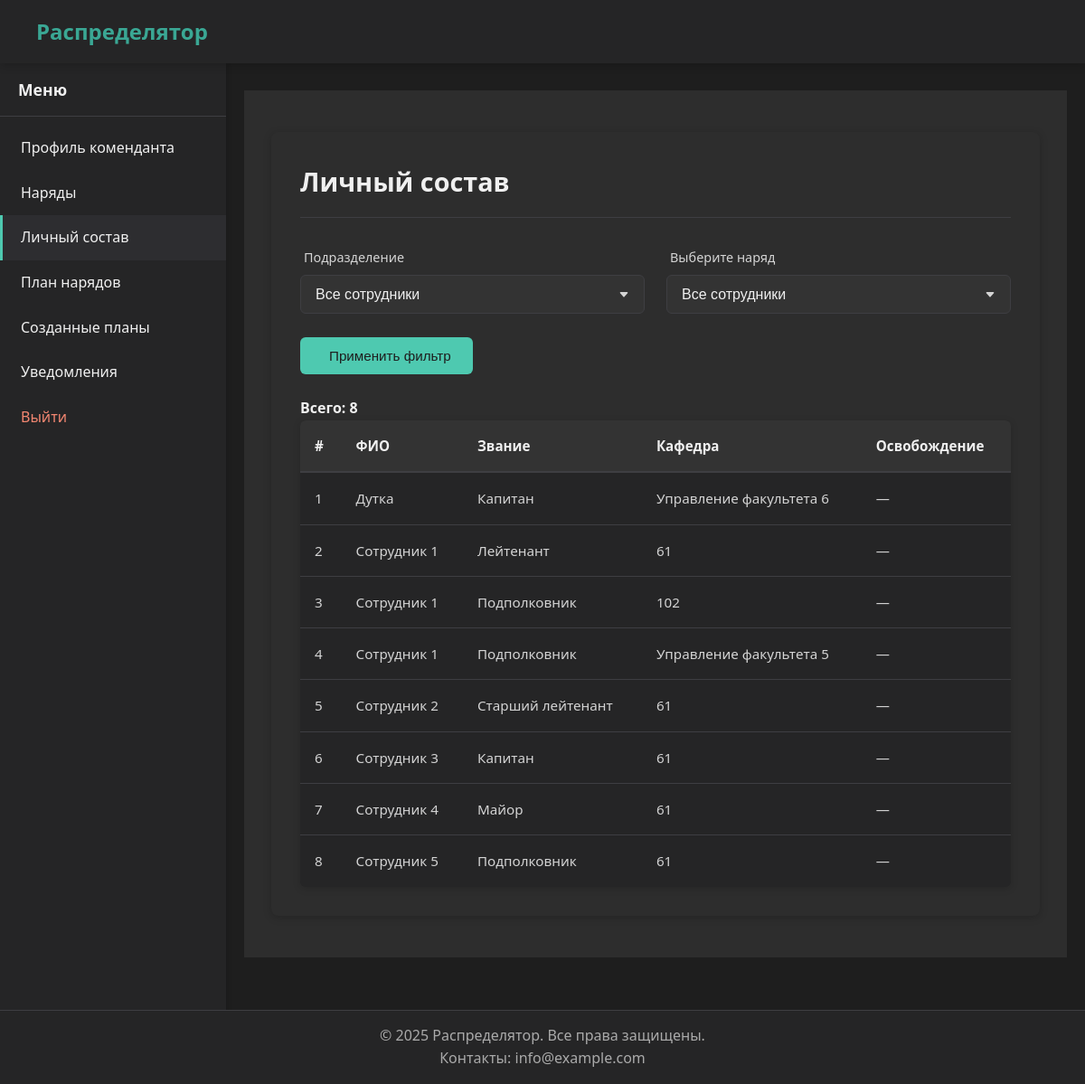
The page /commandant/staff/ (signed in) on the database its author committed.
### people/models.py (models this page shows, shortened)
class People(models.Model):
    full_name = models.CharField('ФИО', max_length=100)
    faculty = models.ForeignKey(
        Faculty,
        verbose_name='Факультет',
        on_delete=models.SET_NULL,
        null=True,
        blank=True
    )
    department = models.ForeignKey(
        Department,
        verbose_name='Кафедра',
        on_delete=models.SET_NULL,
        null=True,
        blank=True
    )
    rank = models.ForeignKey(
        Rank,
        verbose_name='Звание',
        on_delete=models.PROTECT
    )
    last_duty_date = models.DateField(
        'Дата последнего наряда',
        null=True,
        blank=True
    )
    workload = models.FloatField(
        'Нагрузка',
        default=0.0
    )
    class Meta:
        verbose_name = 'Человек'
        verbose_name_plural = 'Люди'
        ordering = ['full_name']

### rank/models.py (models this page shows)
class Rank(models.Model):
    rank = models.CharField('Звание', max_length=30, unique=True)
    class Meta:
        verbose_name = 'Звание'
        verbose_name_plural = 'Звания'
    def __str__(self):
        return self.rank

### unit/models.py (models this page shows)
class Department(models.Model):
    name = models.CharField(max_length=20, verbose_name="Название кафедры", unique=True)
    faculty = models.ForeignKey(
        'Faculty',
        on_delete=models.SET_NULL,
        null=True,
        blank=True,
        verbose_name="Факультет",
        related_name="departments"
    )
    class Meta:
        verbose_name = 'Кафедра'
        verbose_name_plural = 'Кафедры'
    def __str__(self):
        if self.faculty:
            return f"{self.name}"
        return self.name

### commandant/views.py (the view, shortened to what this page needs)
# urls.py: path('staff/', views.CommandantStaffListView.as_view(), name='staff'),
class CommandantStaffListView(IsCommandantMixin, TemplateView):
    template_name = 'profiles/commandant/staff/list.html'
    def get_context_data(self, **kwargs):
        context = super().get_context_data(**kwargs)
        unit_id = self.request.GET.get('unit')
        duty_id = self.request.GET.get('duty')
        faculties = Faculty.objects.annotate(
            staff_count=Count('departments__people')
        ).order_by('name')
        departments_without_faculty = Department.objects.filter(faculty__isnull=True).annotate(
            staff_count=Count('people')
        ).order_by('name')
        units = []
        for f in faculties:
            unit_entry = {
                'type': 'faculty',
                'id': f'id_f_{f.id}',
                'name': f'{f.name} факультет',
                'staff_count': f.staff_count,
                'is_selected': f'id_f_{f.id}' == unit_id,
            }
            units.append(unit_entry)
        for d in departments_without_faculty:
            unit_entry = {
                'type': 'department',
                'id': f'id_d_{d.id}',
                'name': f'{d.name} кафедра',
                'staff_count': d.staff_count,
                'is_selected': f'id_d_{d.id}' == unit_id,
            }
            units.append(unit_entry)
        staff = People.objects.select_related('department', 'rank')
        if duty_id:
            staff = staff.filter(department_duty_permissions__duty_id=duty_id).distinct()
        today = timezone.now().date()
        table_items = []
        for idx, person in enumerate(staff, start=1):
            missing = DepartmentMissing.objects.filter(
                person=person,
                start_date__lte=today,
                end_date__gte=today
            ).first()
            missing_info = '-'
            if missing:
                missing_info = f"{missing.get_reason_display()} ({missing.start_date.strftime('%d.%m')} – {missing.end_date.strftime('%d.%m')})"
            dept_name = str(person.department) if person.department else (
                f'Управление факультета {person.faculty}' if person.faculty else '-'
            )
            table_items.append({
                'url': reverse('commandant:staff_detail', args=[person.pk]),
                'fields': [
                    {'value': idx},
                    {'value': person.full_name},
                    {'value': str(person.rank) if person.rank else '-'},
                    {'value': dept_name},
                    {'value': missing_info}
                ]
            })
        headers = [
            {'label': '#'},
            {'label': 'ФИО'},
            {'label': 'Звание'},
            {'label': 'Кафедра'},
            {'label': 'Освобождение'}
        ]
        context.update({
            'headers': headers,
            'table_items': table_items,
            'units': units,
            'duties': Duty.objects.filter(is_commandant=True),
            'selected_unit': unit_id,
            'selected_duty': duty_id,
            'total_people': len(table_items),
        })
        return context

### core/mixins.py (called while the page is built)
    def dispatch(self, request, *args, **kwargs):
        if not request.user.is_authenticated:
            messages.warning(request, _("Для доступа необходимо авторизоваться"))
            return redirect(self.login_url)
        if not request.user.groups.filter(name='Комендант').exists():
            messages.warning(request, self.permission_denied_message)
            return redirect('home')
        return super().dispatch(request, *args, **kwargs)

### core/templatetags/extras.py (called while the page is built)
@register.filter
def str_equal(value, arg):
    return str(value) == str(arg)

### core/utils.py (called while the page is built)
def get_user_type(user):
    if user.is_superuser:
        return 'admin'
    groups = list(user.groups.values_list('name', flat=True))
    if 'Комендант' in groups:
        return 'commandant'
    elif 'Факультет' in groups:
        return 'faculty'
    elif 'Кафедра' in groups:
        return 'department'
    return None

### unit/models.py (called while the page is built)
    def __str__(self):
        return self.name

### templates/profiles/commandant/staff/list.html (shortened to what this page needs)
{% extends "base_account.html" %}
{% load static %}
{% load extras %}
{% block extra_head %}
<link rel="stylesheet" href="{% static 'css/forms.css' %}">
<link rel="stylesheet" href="{% static 'css/department.css' %}">
{% endblock %}
{% block account_content %}
<div class="department-staff-container">
    <div class="header-with-button">
        <h1>Личный состав</h1>
    </div>
    <div class="filter-bar">
        <form method="get" class="filter-form">
            <div class="form-row">
                <div class="form-group">
                    <label for="unit">Подразделение</label>
                    <select name="unit" id="unit" class="form-control">
                        <option value="">Все сотрудники</option>
                    </select>
                </div>
                <div class="form-group">
                    <label for="duty">Выберите наряд</label>
                    <select name="duty" id="duty" class="form-control">
                        <option value="">Все сотрудники</option>
                    </select>
                </div>
            </div>
            <br>
            <button type="submit" class="btn btn-primary">
                 Применить фильтр
            </button>
        </form>
    </div>
    <br>
    {% if table_items %}
        <p><strong>Всего: {{ total_people }}</strong></p>
        {% include "components/table.html" with headers=headers items=table_items class="staff-table" %}
    {% else %}
    <div class="empty-message">
        <p>Сотрудников не найдено</p>
    </div>
    {% endif %}
</div>
{% endblock %}

### templates/components/table.html (shortened to what this page needs)
<div class="table-responsive">
    <table class="data-table {{ class }}">
        <thead>
            <tr>
                {% for header in headers %}
                <th>{{ header.label }}</th>
                {% endfor %}
            </tr>
        </thead>
        <tbody>
            {% for item in items %}
            <tr class="clickable-row" data-url="{{ item.url }}">
                {% for field in item.fields %}
                <td {% if field.class %}class="{{ field.class }}"{% endif %}>
                    {% if field.value is not None and field.value != '-' %}
                        {{ field.value|safe }}
                    {% else %}
                        <span>—</span>
                    {% endif %}
                </td>
                {% endfor %}
            </tr>
            {% endfor %}
        </tbody>
    </table>
</div>

### static/css/base.css (style rules this page uses)
* { margin: 0; padding: 0; box-sizing: border-box; }
body { font-family: 'Segoe UI', Tahoma, Geneva, Verdana, sans-serif; background-color: #1e1e1e; color: #f0f0f0; line-height: 1.6; padding-top: 70px; padding-bottom: 0; margin-bottom: 60px; min-height: 100vh; position: relative; }

### static/css/buttons.css (style rules this page uses)
.btn { display: inline-flex; align-items: center; gap: 0.5rem; padding: 0.75rem 1.5rem; border-radius: 4px; font-size: 0.95rem; font-weight: 500; border: none; cursor: pointer; text-decoration: none; transition: background-color 0.3s, transform 0.2s; }
.btn-primary { background-color: #4ec9b0; color: #1e1e1e; }

### static/css/forms.css (style rules this page uses)
.form-group { display: flex; flex-direction: column; gap: 0.5rem; }
.form-row { display: flex; gap: 1.5rem; }
.form-row .form-group { flex: 1; }
label { color: #d4d4d4; font-size: 0.9rem; font-weight: 500; margin-left: 0.25rem; }
.form-control { background-color: #333; border: 1px solid #3e3e42; border-radius: 6px; padding: 0.75rem 1rem; color: #f0f0f0; font-size: 1rem; transition: all 0.3s ease; width: 100%; }
select.form-control { appearance: none; background-repeat: no-repeat; background-position: right 1rem center; background-size: 12px; padding-right: 2.5rem; }
.btn { display: inline-flex; align-items: center; justify-content: center; padding: 0.75rem 1.5rem; border-radius: 6px; font-weight: 500; transition: all 0.2s; border: none; cursor: pointer; font-size: 0.95rem; min-width: 120px; text-align: center; gap: 8px; }
.btn-primary { background-color: #4ec9b0; color: #1e1e1e; }
.staff-table tbody tr { transition: background-color 0.2s; }

### static/css/department.css (style rules this page uses)
.department-staff-container { padding: 2rem; background-color: #2d2d2d; border-radius: 8px; box-shadow: 0 2px 10px rgba(0, 0, 0, 0.2); margin: 1rem 0; }
.header-with-button { display: flex; justify-content: space-between; align-items: center; margin-bottom: 2rem; padding-bottom: 1rem; border-bottom: 1px solid #3e3e42; }
.header-with-button h1 { font-size: 1.8rem; color: #f0f0f0; margin: 0; }
.table-responsive { overflow-x: auto; border-radius: 6px; background-color: #252526; box-shadow: 0 2px 8px rgba(0, 0, 0, 0.15); }
.staff-table { width: 100%; border-collapse: collapse; font-size: 0.95rem; color: #d4d4d4; }
.staff-table th { background-color: #333; padding: 1rem; text-align: left; font-weight: 600; color: #f0f0f0; border-bottom: 2px solid #3e3e42; }
.staff-table td { padding: 1rem; border-bottom: 1px solid #3e3e42; vertical-align: middle; }
.staff-table tr:last-child td { border-bottom: none; }
.clickable-row { transition: background-color 0.2s ease; }
.department-staff-container { animation: fadeIn 0.3s ease-out; }

### rows shown on the page
People: value "Дутка"
Rank: value "Капитан" "Капитан"
People: value "Сотрудник 1"
Rank: value "Лейтенант"
Department: value "61" "61" "61" "61" "61"
People: value "Сотрудник 1"
Rank: value "Подполковник" "Подполковник" "Подполковник"
Department: value "102"
People: value "Сотрудник 1"
People: value "Сотрудник 2"
Rank: value "Старший лейтенант"
People: value "Сотрудник 3"
People: value "Сотрудник 4"
Rank: value "Майор"
People: value "Сотрудник 5"

### other values the page prints
{{ item.name }} "Профиль коменданта" "Наряды" "Личный состав" "План нарядов" "Созданные планы" "Уведомления"
{{ total_people }} "8"
{{ header.label }} "#" "ФИО" "Звание" "Кафедра" "Освобождение"
{{ field.value|safe }} "1" "Управление факультета 6" "2" "3" "4" "Управление факультета 5" "5" "6" "7" "8"
